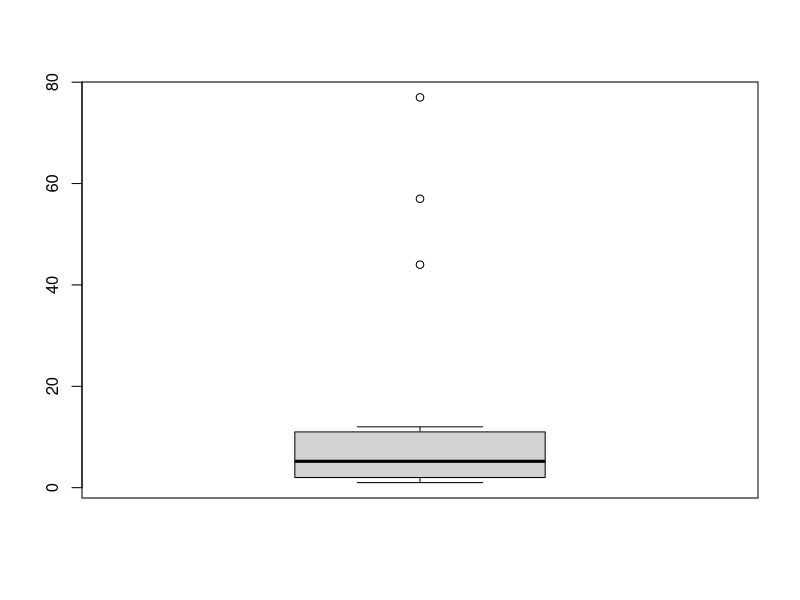
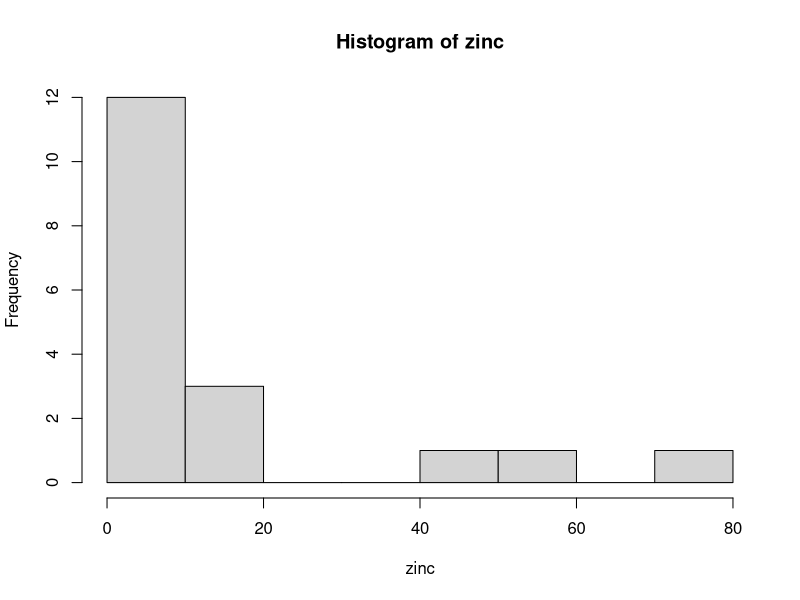
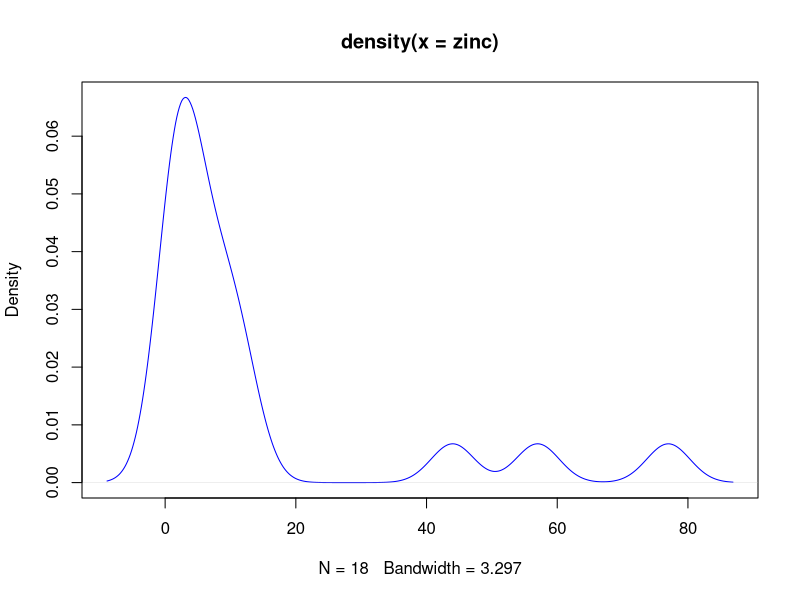

These charts were generated, in order, by the following R code: (Note: this script raises an error after producing the figures.)

#La función mean() en R tiene un argumento opcional llamado na.rm que controla cómo se manejan los valores faltantes (NA) en el vector. Si na.rm se establece en TRUE, la función omitirá los valores NA y calculará el promedio de los valores numéricos restantes. Si na.rm se establece en FALSE o no se especifica, y hay al menos un valor NA en el vector, el resultado del cálculo será NA.

zinc <- c(2,3.4,3,44,3,2,12,11,2,11,1,57,7,7,77,8,3,1,NA) #Declaration de vector Zinc

length(zinc) #Arroja longitud del vector Zinc

mean(zinc) #Va a arrojar NA en primera instancia porque existe un NA en el vector

mean(zinc, na.rm=TRUE) #Con el parametro rm elimina el NA del vector 

sd(zinc, na.rm=TRUE) #La funcion sd arroja la desviacion estandar, (lo que varian
#datos con respecto a la media), utilizamos el mismo parametro rm

median (zinc, na.rm=TRUE) #Arroja valor medio entre todos los valores, se utiliza
#el mismo parametro


#Para filtrar directamente un valor de vector, en este caso NA
zinc <- zinc [!is.na(zinc)]  

mean(zinc) #Ya no va arrojar NA debido a que se filtro ese valor del vector

sort (zinc) #Ordena valores de mayor a menor
summary (zinc) #Arroja resumen estadistico del vector

boxplot(zinc) #Arroja grafico
hist(zinc) #arroja grafico con frecuencia de valores de vector
plot (density(zinc), col="blue")


rep (3,10) #Repite diez veces el primer valor

rep(c(4,6,1), times=3) #Repite tres veces el primer vector usando el parametro times

rep(c(4,6,1), each=4) #Repite cuatro veces cada elemento del primer vector

seq (-8,2, length=10) #Arroja una secuencia entre -8 y 2 que deben ser diez

seq (-2,4, by= 0,5) #Arroja una secuencia pero saltando sus valores de 0,5

X <- 11:18
X [2] <- 1000 #Posiciona al valor que se asigna en este caso en la posicion 2 del vector

rev (x) #Revierte los valores del vector

x [x> 14 & x < 18] #Condicion en vector

